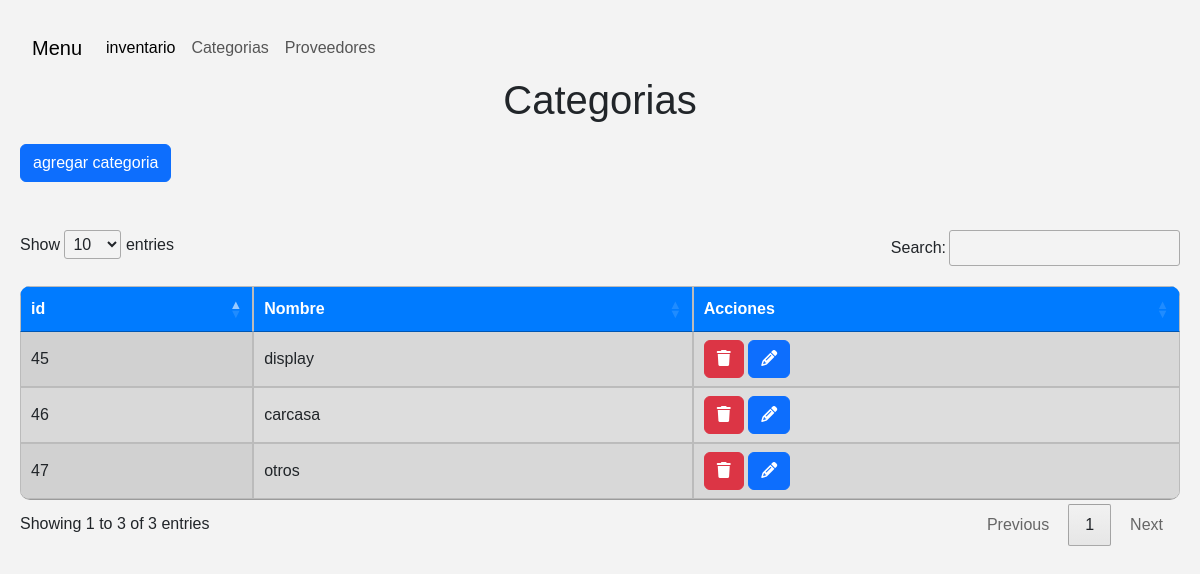
/categorys/, run on an earlier commit of the app's database.
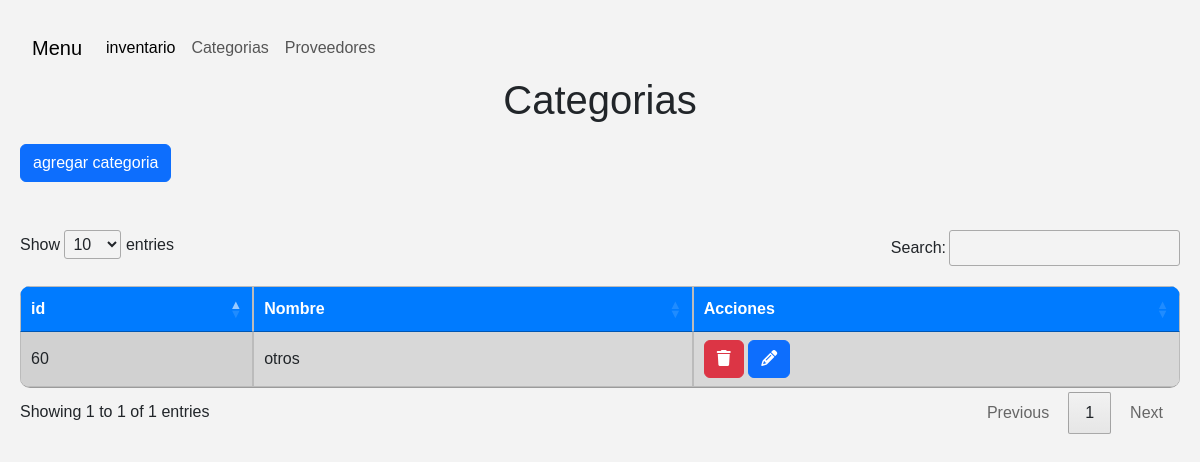
And on a later commit of the database.
### inventario/models.py (models this page shows)
class Category(models.Model):
    name = models.CharField(max_length=50)
    status = models.BooleanField(default=True)

### inventario/views.py (the view)
# urls.py: path('categorys/', listCategorys, name='listCategorys'),
def listCategorys(request):
        categorys = Category.objects.filter(status=True)
        return render(request,'category.html', {
            'form': CategoryForms,
            'categorys': categorys
        })

### inventario/templates/category.html (shortened to what this page needs)
{% extends 'layout.html' %} {% block content %}
<h1>Categorias</h1>
  <button type="button" class="btn btn-primary" data-bs-toggle="modal" data-bs-target="#exampleModal">
    agregar categoria
  </button>
  <br>
  <br>
  <br>
    <table id="miTabla" class="display" style="width:100%">
        <thead>
            <tr>
              <th>id</th>
              <th>Nombre</th>
              <th>Acciones</th>
            </tr>
        </thead>
        <tbody>
          {% for category in categorys %}
          <tr>
            <td>{{ category.id }}</td>
            <td>{{ category.name }}</td>
              <form id="delete-form-{{ category.id }}" action="{% url 'category_remove' category.id %}" method='POST'>
                <td><button type="button" class="btn btn-danger delete-button" data-form="delete-form-{{ category.id }}"><i class="fa-solid fa-trash"></i></button>
              </form>
              <button class="cargarURL btn btn-primary" data-bs-toggle="modal" data-bs-target="#editModal" data-url="{% url 'category_edit' category.id %}"><i class="fa-solid fa-pencil"></i></button>
          </tr>
        {% endfor %}
        </tbody>
    </table>
{% endblock %}

What changed in the data, as far as the page shows it:
no longer on this page (row edited): Category: id "45", name "display"
no longer on this page (row edited): Category: id "46", name "carcasa"
no longer on this page (row edited): Category: id "47", name "otros"
added Category: id "60", name "otros"
Also different on the page:
text written by a page script: "Show entries Search: Showing 1 to 3 of 3 entries Previous 1 Next" → "Show entries Search: Showing 1 to 1 of 1 entries Previous 1 Next"
